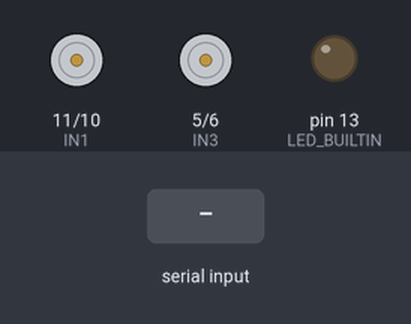
Bench run of a sketch on a simulated Arduino Uno, built with avr-gcc and run on an emulated ATmega328P. On the bench: motor-driver pin pairs drawn as motors (green arrow = first pin HIGH = forward, orange = second pin HIGH = backward, longer = more drive, scaled by the enable pin), output pins drawn as LEDs (lit = HIGH). Inputs (shaded band) come from the test bench.

Above: at 1.2 s.
1.3 s: "S" received over the second serial link
At 2.4 s:
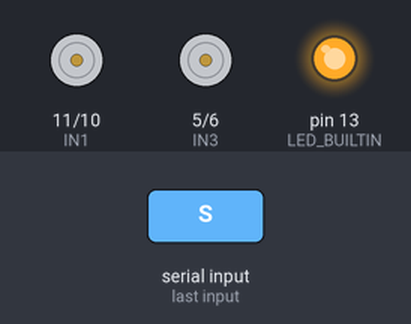
2.8 s: "F" received over the second serial link
At 3.7 s:
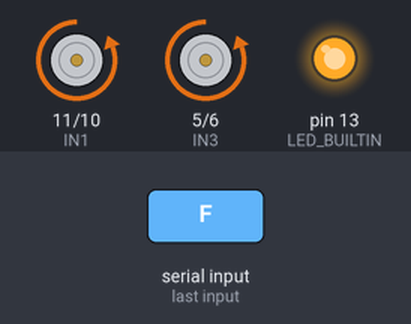
4.3 s: "A" received over the second serial link
At 5.5 s:
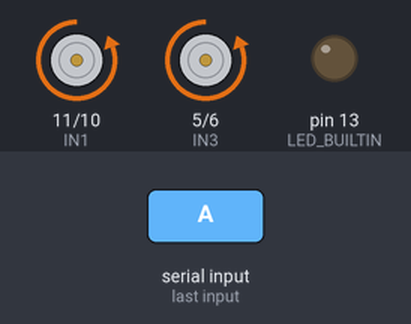
5.8 s: "B" received over the second serial link
At 7.0 s:
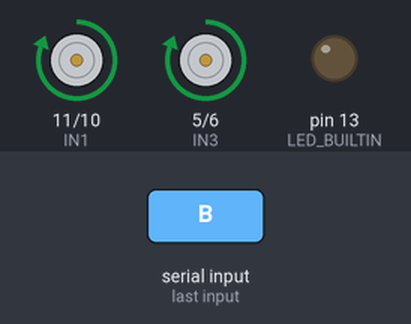
7.3 s: "L" received over the second serial link
At 8.2 s:
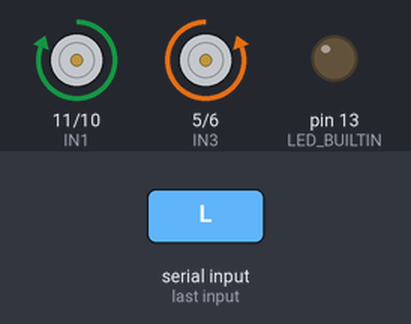
8.8 s: "R" received over the second serial link
At 9.5 s:
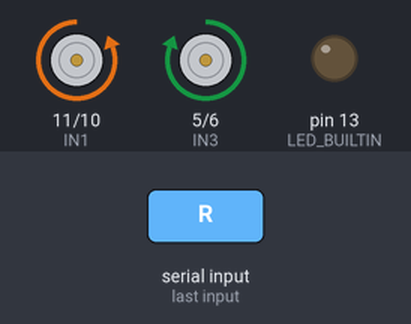
Timing chart, 0 to 11.3 s (numbered marks = the images above; inputs shaded):
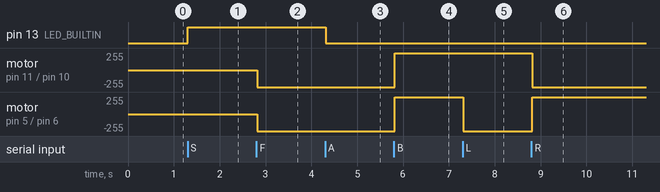

Measured:
- after the input at 1.3 s, pin 13 (LED_BUILTIN): LOW → HIGH at once
- after the input at 2.8 s, motor on pin 11 (IN1) / pin 10 (IN2), motor on pin 5 (IN3) / pin 6 (IN4): stopped → backward 255/255 at once
- after the input at 4.3 s, pin 13 (LED_BUILTIN): HIGH → LOW at once
- after the input at 5.8 s, motor on pin 11 (IN1) / pin 10 (IN2), motor on pin 5 (IN3) / pin 6 (IN4): backward 255/255 → forward 255/255 at once
- after the input at 7.3 s, motor on pin 5 (IN3) / pin 6 (IN4): forward 255/255 → backward 255/255 at once
- after the input at 8.8 s, motor on pin 11 (IN1) / pin 10 (IN2): forward 255/255 → backward 255/255 at once; motor on pin 5 (IN3) / pin 6 (IN4): backward 255/255 → forward 255/255 at once

The sketch:

Capstone_New.ino
```cpp
/*define the pins for the left motor*/
#define EN1 12
#define IN1 11
#define IN2 10

/*define the pins for the right motor*/
#define EN2 4 //was 7
#define IN4 6
#define IN3 5

/*Driving Functions*/
void reverse()
{
   /*Both motors in reverse*/
   analogWrite(EN1,150);
   digitalWrite(IN1,HIGH);
   digitalWrite(IN2,LOW);

   analogWrite(EN2,150);
   digitalWrite(IN3,HIGH);
   digitalWrite(IN4,LOW);
}

void forward()
{
  /*Both motors forward*/
   analogWrite(EN1,150);  //second parameter is the speed
   digitalWrite(IN1,LOW);
   digitalWrite(IN2,HIGH);

   analogWrite(EN2,150);
   digitalWrite(IN3,LOW);
   digitalWrite(IN4,HIGH);
}

void stop_car()
{
  digitalWrite(EN1,LOW);
  digitalWrite(EN2,LOW);
  analogWrite(IN1,LOW);
  analogWrite(IN2,LOW);
  analogWrite(IN3,LOW);
  analogWrite(IN4,LOW);
}

void turn_right()
{
  //enable the left motor
  analogWrite(EN1,150);
  digitalWrite(IN1,LOW);
  digitalWrite(IN2,HIGH);

  //disable the right motor
  analogWrite(EN2,150);
  digitalWrite(IN3,HIGH);
  digitalWrite(IN4,LOW);
}

void turn_left()
{
  //enable the left motor
  analogWrite(EN1,150);
  digitalWrite(IN1,HIGH);
  digitalWrite(IN2,LOW);

  //enable the right motor
  analogWrite(EN2,150);
  digitalWrite(IN3,LOW);
  digitalWrite(IN4,HIGH);
}


//If connecting to laptop doesnt work, just turn bluetooth on laptop off and redo
#include <SoftwareSerial.h>
int state = 0;
SoftwareSerial mySerial(8,7); //RX,TX
void setup() {
  pinMode(LED_BUILTIN, OUTPUT);
  digitalWrite(LED_BUILTIN, LOW);
  mySerial.begin(9600); //needs to be 9600, default baudrate of HC05 module
}
void loop() {
  if(mySerial.available() > 0){ // Checks whether data is comming from the serial port
    Serial.println("Received");
    state = mySerial.read(); // Reads the data from the serial port
 }
 //Accelerate
 if (state == 'A') {
  digitalWrite(LED_BUILTIN, LOW); // Turn LED OFF
  mySerial.println("Received Acceleration"); // Send back, to the phone, the String "LED: ON"
  state = 0;
 }
 //Brake
 else if (state == 'S') {
  digitalWrite(LED_BUILTIN, HIGH);
  mySerial.println("Received Stop");
  stop_car();
  state = 0;
 }
 //Forward
 else if(state == 'F'){
  mySerial.println("Received Forward");
  forward();
 }
 else if(state == 'B'){
  mySerial.println("Received Backward");
  reverse();
 }
 else if(state == 'L'){
  mySerial.println("Received Left");
  turn_left();
 }
 else if(state == 'R'){
  mySerial.println("Received Right");
  turn_right();
 }

}
```
